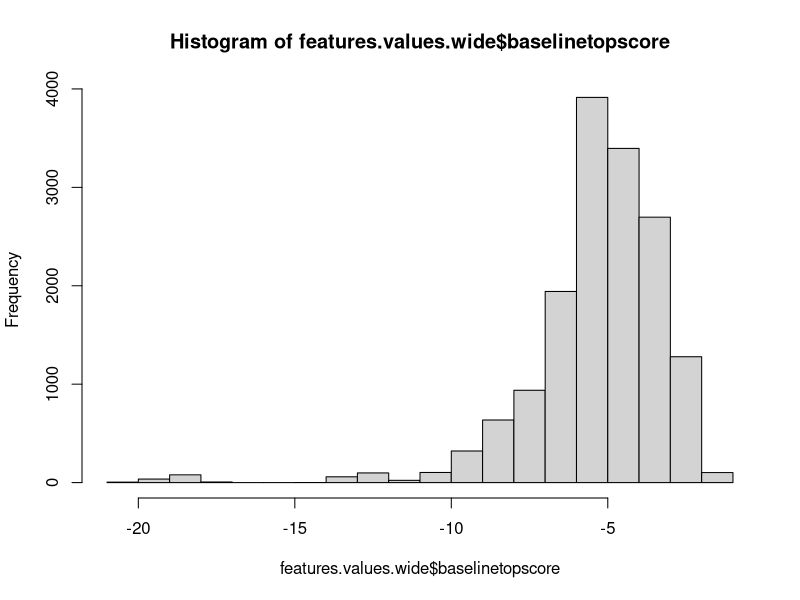
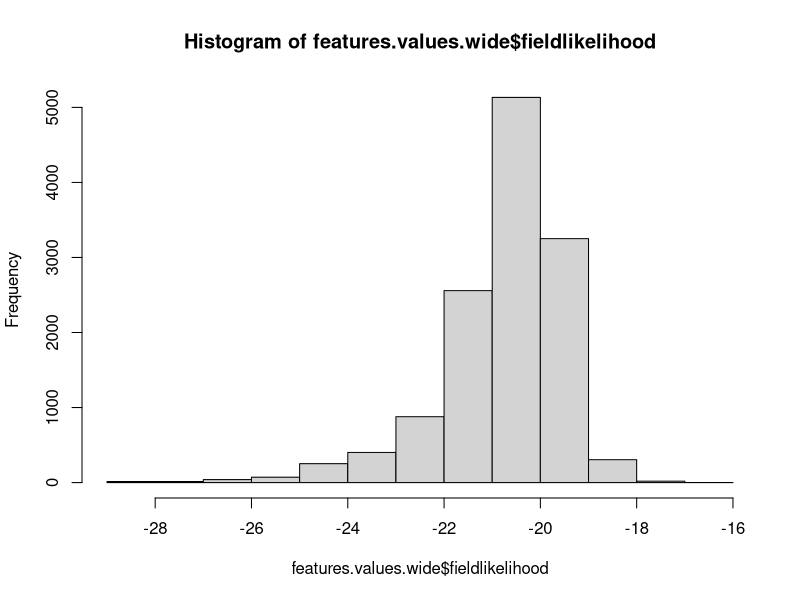
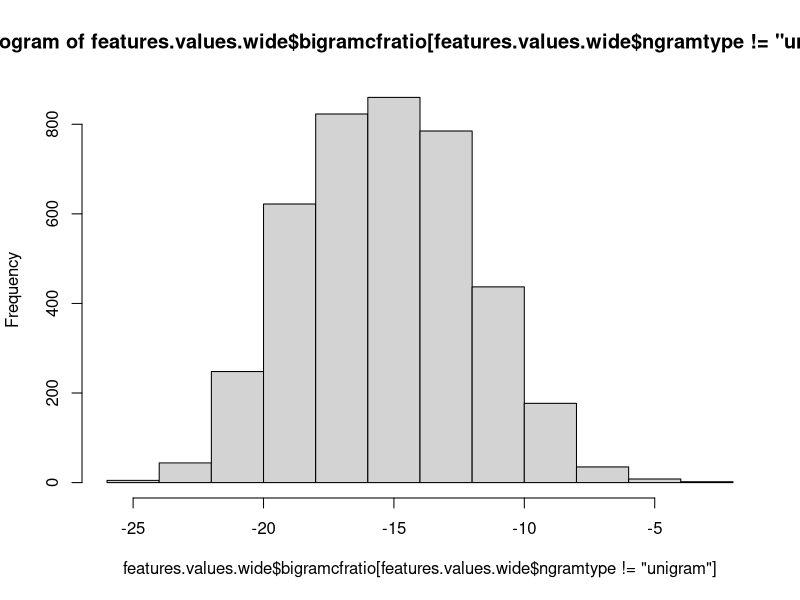

The R script that drew these images, in order:
library(tidyr)

features.values <- read.table("output//features_values.tsv", header = TRUE, sep = "\t")
features.values <- unique(features.values)
features.values.wide <- spread(features.values, featurename, featurevalue)
hist(features.values.wide$baselinetopscore)
hist(features.values.wide$fieldlikelihood)
hist(features.values.wide$bigramcfratio[features.values.wide$ngramtype != "unigram"])
min(features.values.wide$fieldlikelihood[features.values.wide$fieldlikelihood != -Inf])
max(features.values.wide$fieldlikelihood)
min(features.values.wide$baselinetopscore[features.values.wide$baselinetopscore != -Inf])
max(features.values.wide$baselinetopscore)
min(features.values.wide$bigramcfratio[features.values.wide$bigramcfratio != -Inf & features.values.wide$ngramtype != "unigram"])
max(features.values.wide$bigramcfratio[features.values.wide$ngramtype != "unigram"])
